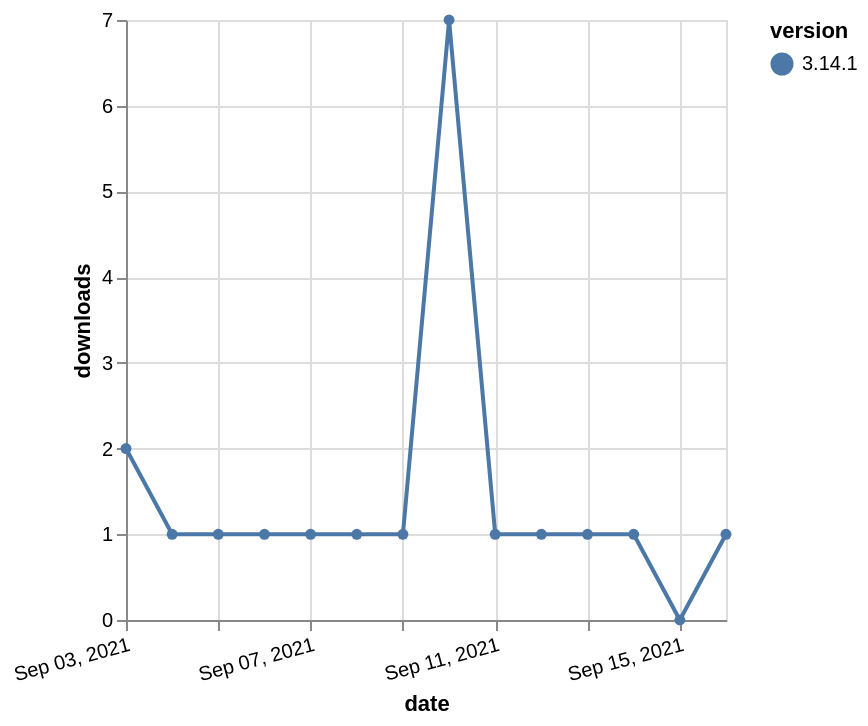

Here is the Vega-Lite specification saved for this chart:
### Vega-Lite specification from a JSON file in a GitHub repository (floating-point values rounded to 4 significant figures)
{"$schema": "https://vega.github.io/schema/vega-lite/v5.json", "description": "A simple bar chart with embedded data.", "data": {"values": [{"date": "2021-09-03", "total": 483, "delta": 2, "version": "3.14.1"}, {"date": "2021-09-04", "total": 484, "delta": 1, "version": "3.14.1"}, {"date": "2021-09-05", "total": 485, "delta": 1, "version": "3.14.1"}, {"date": "2021-09-06", "total": 486, "delta": 1, "version": "3.14.1"}, {"date": "2021-09-07", "total": 487, "delta": 1, "version": "3.14.1"}, {"date": "2021-09-08", "total": 488, "delta": 1, "version": "3.14.1"}, {"date": "2021-09-09", "total": 489, "delta": 1, "version": "3.14.1"}, {"date": "2021-09-10", "total": 496, "delta": 7, "version": "3.14.1"}, {"date": "2021-09-11", "total": 497, "delta": 1, "version": "3.14.1"}, {"date": "2021-09-12", "total": 498, "delta": 1, "version": "3.14.1"}, {"date": "2021-09-13", "total": 499, "delta": 1, "version": "3.14.1"}, {"date": "2021-09-14", "total": 500, "delta": 1, "version": "3.14.1"}, {"date": "2021-09-15", "total": 500, "delta": 0, "version": "3.14.1"}, {"date": "2021-09-16", "total": 501, "delta": 1, "version": "3.14.1"}]}, "width": "container", "mark": {"type": "line", "point": {"filled": true}}, "encoding": {"x": {"field": "date", "type": "temporal", "timeUnit": "yearmonthdate", "title": "date", "axis": {"labelAngle": -15}}, "y": {"field": "delta", "type": "quantitative", "title": "downloads"}, "color": {"field": "version", "type": "nominal"}, "tooltip": {"field": "delta"}}}
